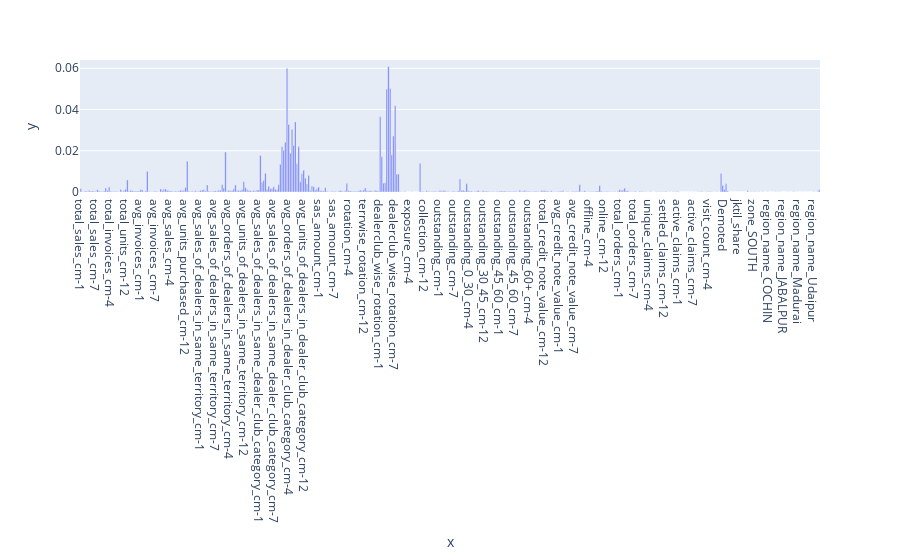

Here is the notebook cell this chart was saved with:
### Code cell
import plotly.express as px

px.bar(x = importances.keys(), y = importances.values())

### Figure 1 — Plotly figure (JSON) as saved in the notebook; plotly's stock layout.template omitted (floating-point values rounded to 4 significant figures; data arrays with more than 128 entries replaced by an {"elided": "..."} marker saying what was removed)
{"data": [{"hovertemplate": "x=%{x}<br>y=%{y}<extra></extra>", "legendgroup": "", "marker": {"color": "#636efa", "pattern": {"shape": ""}}, "name": "", "orientation": "v", "showlegend": false, "textposition": "auto", "type": "bar", "x": {"elided": "445 str values"}, "xaxis": "x", "y": {"elided": "445 float values"}, "yaxis": "y"}], "layout": {"barmode": "relative", "legend": {"tracegroupgap": 0}, "margin": {"t": 60}, "xaxis": {"anchor": "y", "domain": [0, 1], "title": {"text": "x"}}, "yaxis": {"anchor": "x", "domain": [0, 1], "title": {"text": "y"}}}}
